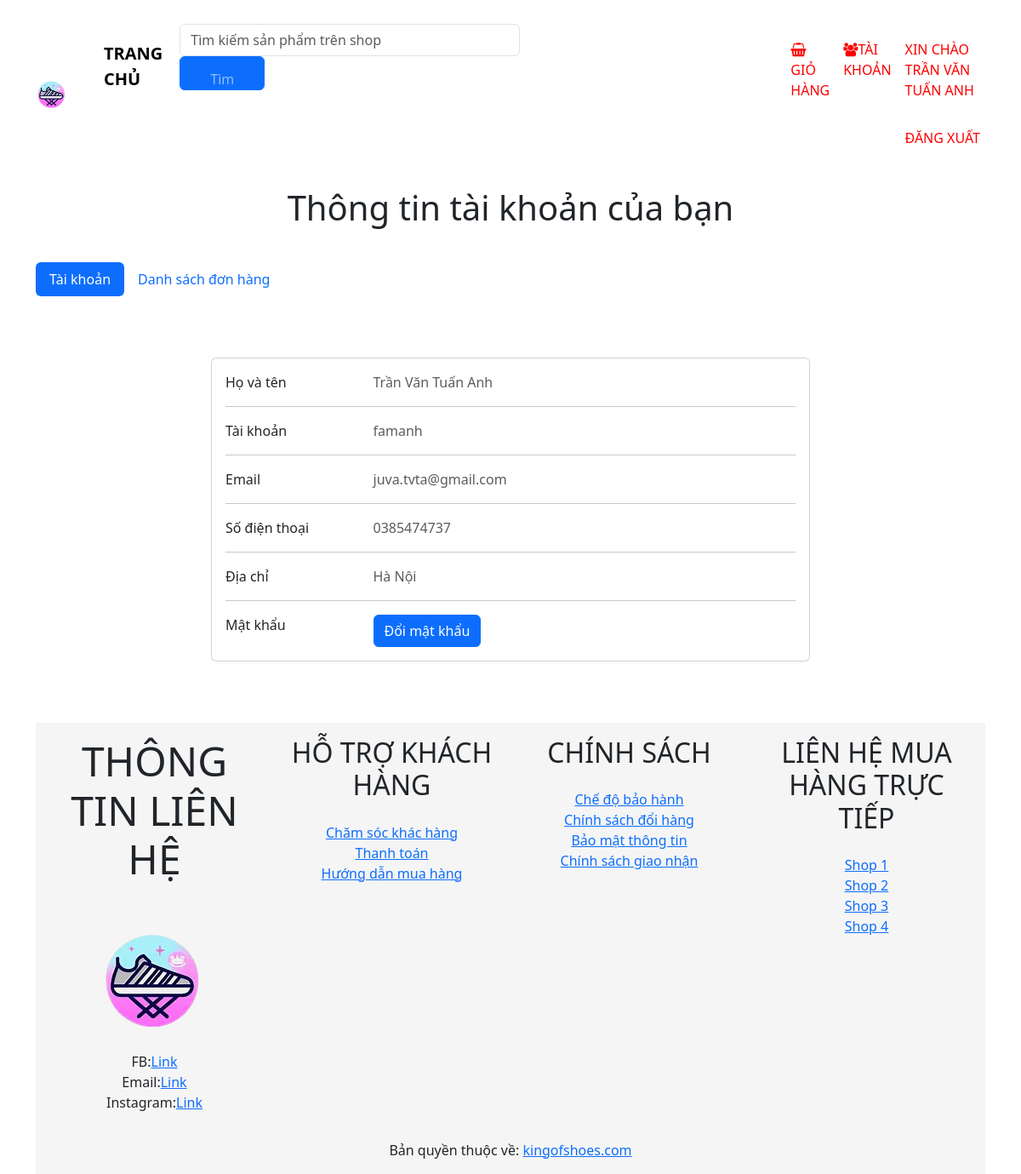
/profile.php (signed in), run on the app's committed database.
### tables this page shows
CREATE TABLE khach_hang (
    maKH int PRIMARY KEY AUTO_INCREMENT,
    tenKH VARCHAR(200) NOT NULL,
    taiKhoan varchar(200) NOT NULL UNIQUE,  
    matKhau VARCHAR(200) NOT NULL,
    diaChi VARCHAR(200) NOT NULL,
    dienThoai VARCHAR(11) NOT NULL UNIQUE,
    email VARCHAR(200) NOT NULL UNIQUE,
    ngaySinh DATE,
    ngayCapNhat DATETIME,
    gioiTinh tinyint,
    tichDiem int,
    trangThai tinyint
);

### connection.php (called while the page is built, shortened)
<?php
$hosting = "localhost";
$username = "root";
$password = "";
$database = "shopbangiay";
function get_connection()
{
    global $hosting, $username, $password, $database;
    $cnn = new mysqli($hosting, $username, $password, $database);
    return $cnn;
}
function select_database($sql)
{
    $connect = get_connection();
    $result = $connect->query($sql);
    return $result;
}

### profile.php (the view, shortened to what this page needs)
<?php
require_once 'connection.php';
?>
<!DOCTYPE html>
<html lang="en">
<head>
    <?php require_once 'header.php' ?>
    <link href="https://cdn.jsdelivr.net/npm/bootstrap@5.3.0/dist/css/bootstrap.min.css" rel="stylesheet">
</head>
<body>
    <?php if (isset($_SESSION['taiKhoan'])) { ?>
        <?php require_once 'navigation.php' ?>
        <h1 style="text-align: center;">Thông tin tài khoản của bạn</h1>
        <div class="container mt-3">
            <br>
            <ul class="nav nav-pills" role="tablist">
                <li class="nav-item">
                    <a class="nav-link active" data-bs-toggle="pill" href="#home">Tài khoản</a>
                </li>
                <li class="nav-item">
                    <a class="nav-link" data-bs-toggle="pill" href="#menu1">Danh sách đơn hàng</a>
                </li>
            </ul>
            <div class="tab-content">
                <div id="home" class="container tab-pane active"><br>
                    <?php
                    $sql = "SELECT * FROM khach_hang WHERE taiKhoan = '" . $_SESSION['taiKhoan'] . "'";
                    $result = select_database($sql);
                    if ($result->num_rows > 0) {
                        $row = $result->fetch_assoc();
                        $tenKH = $row['tenKH'];
                        $taiKhoan = $row["taiKhoan"];
                        $email = $row["email"];
                        $dienThoai = $row["dienThoai"];
                        $diaChi = $row["diaChi"];
                    ?>
                        <section>
                            <div class="container py-5">
                                <div class="row">
                                    <div class="col-lg-2"></div>
                                    <div class="col-lg-8">
                                        <div class="card mb-4">
                                            <div class="card-body">
                                                <div class="row">
                                                    <div class="col-sm-3">
                                                        <p class="mb-0">Họ và tên</p>
                                                    </div>
                                                    <div class="col-sm-9">
                                                        <p class="text-muted mb-0"><?php echo $tenKH ?></p>
                                                    </div>
                                                </div>
                                                <hr>
                                                <div class="row">
                                                    <div class="col-sm-3">
                                                        <p class="mb-0">Tài khoản</p>
                                                    </div>
                                                    <div class="col-sm-9">
                                                        <p class="text-muted mb-0"><?php echo $taiKhoan ?></p>
                                                    </div>
                                                </div>
                                                <hr>
                                                <div class="row">
                                                    <div class="col-sm-3">
                                                        <p class="mb-0">Email</p>
                                                    </div>
                                                    <div class="col-sm-9">
                                                        <p class="text-muted mb-0"><?php echo $email ?></p>
                                                    </div>
                                                </div>
                                                <hr>
                                                <div class="row">
                                                    <div class="col-sm-3">
                                                        <p class="mb-0">Số điện thoại</p>
                                                    </div>
                                                    <div class="col-sm-9">
                                                        <p class="text-muted mb-0"><?php echo $dienThoai ?></p>
                                                    </div>
                                                </div>
                                                <hr>
                                                <div class="row">
                                                    <div class="col-sm-3">
                                                        <p class="mb-0">Địa chỉ</p>
                                                    </div>
                                                    <div class="col-sm-9">
                                                        <p class="text-muted mb-0"><?php echo $diaChi ?></p>
                                                    </div>
                                                </div>
                                                <hr>
                                                <div class="row">
                                                    <div class="col-sm-3">
                                                        <p class="mb-0">Mật khẩu</p>
                                                    </div>
                                                    <div class="col-sm-9">
                                                        <button type="button" class="btn btn-primary" data-bs-toggle="modal" data-bs-target="#myModal">
                                                            Đổi mật khẩu
                                                        </button>
                                                    </div>
                                                </div>
                                            </div>
                                        </div>
                                    </div>
                                </div>
                            </div>
                        </section>
                    <?php
                    } else {
                        echo "<h2 style=\"text-align: center;\">Không tìm thấy thông tin tài khoản</h2>";
                    }
                    ?>
                </div>
            </div>
        <?php } else {
        echo "<script>alert('Bạn cần đăng nhập để sử dụng chức năng này')</script>";
        echo "<script>window.location.replace('login.php')</script>";
    } ?>
        <footer style="background-color: whitesmoke; width: auto">
            <?php require_once 'footer.php'; ?>
        </footer>
        </div>
</body>
</html>

### data on the page
khach_hang: tenKH "Trần Văn Tuấn Anh", taiKhoan "famanh", email "juva.tvta@gmail.com", dienThoai "0385474737", diaChi "Hà Nội"

### other printed values
$_SESSION['tenKH'] "TRẦN VĂN TUẤN ANH"
